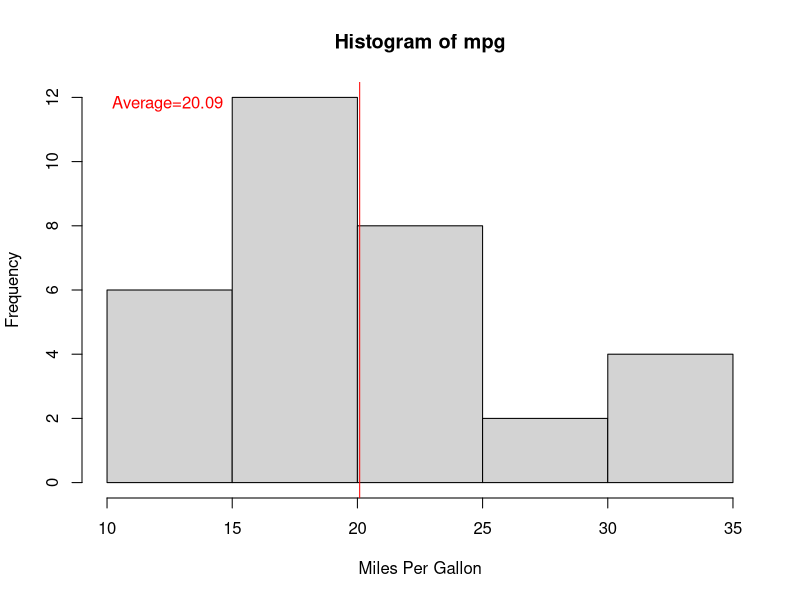
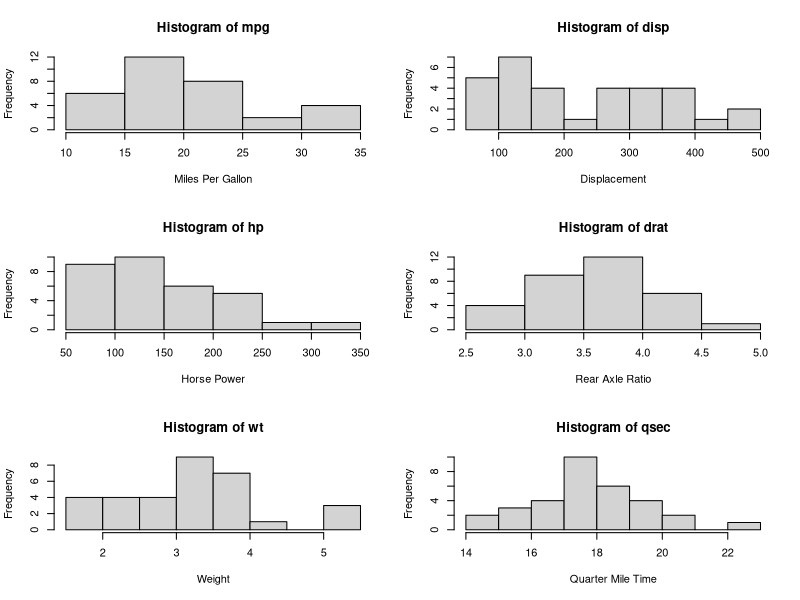

Generate these figures, in order, with R:
#1
data(mtcars)

#----------------------------------------------------
#2

#Create a histogram of the mpg variable
hist(mtcars$mpg, 
     main="Histogram of mpg",
     xlab="Miles Per Gallon", 
     ylab="Frequency"
)

#Showing the average line
abline(v=mean(mtcars$mpg), col="red")

#Showing the value of the average in the top left corner
legend("topleft", "Average=20.09", text.col="red", bty="n")

#Observations:
# - Most of the cars fall with in the 15-25 mpg range with a few outliers above 30

#--------------------------------------------------------
#3

var = names(mtcars)
var

#List the full Names

full_names = c("Miles Per Gallon", "Cylinders", "Displacement", "Horse Power", "Rear Axle Ratio", "Weight", "Quarter Mile Time")

#Send to PDF

pdf("Histograms.pdf")

# 3 rows by 2 columns
par(mfrow = c(3,2))

for (i in 1:7) {
  if (i==2){ #Exclude column 2
    i=i+1
  } else{
  hist(mtcars[[var[i]]], 
       main = paste("Histogram of", var[i]), #Title
       xlab = full_names[i], #x label 
       ylab = "Frequency", #y label
       )
  }
}

dev.off()
